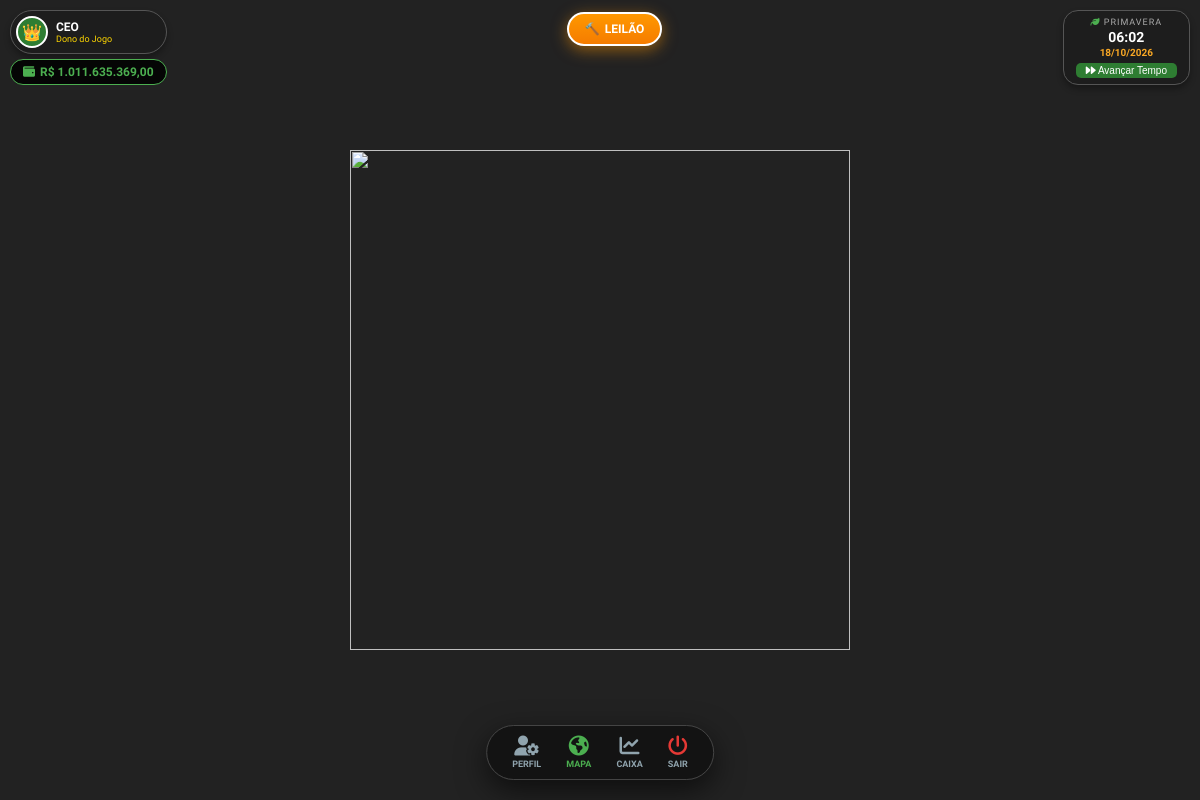
Before: /mapa (signed in) with the older database file.
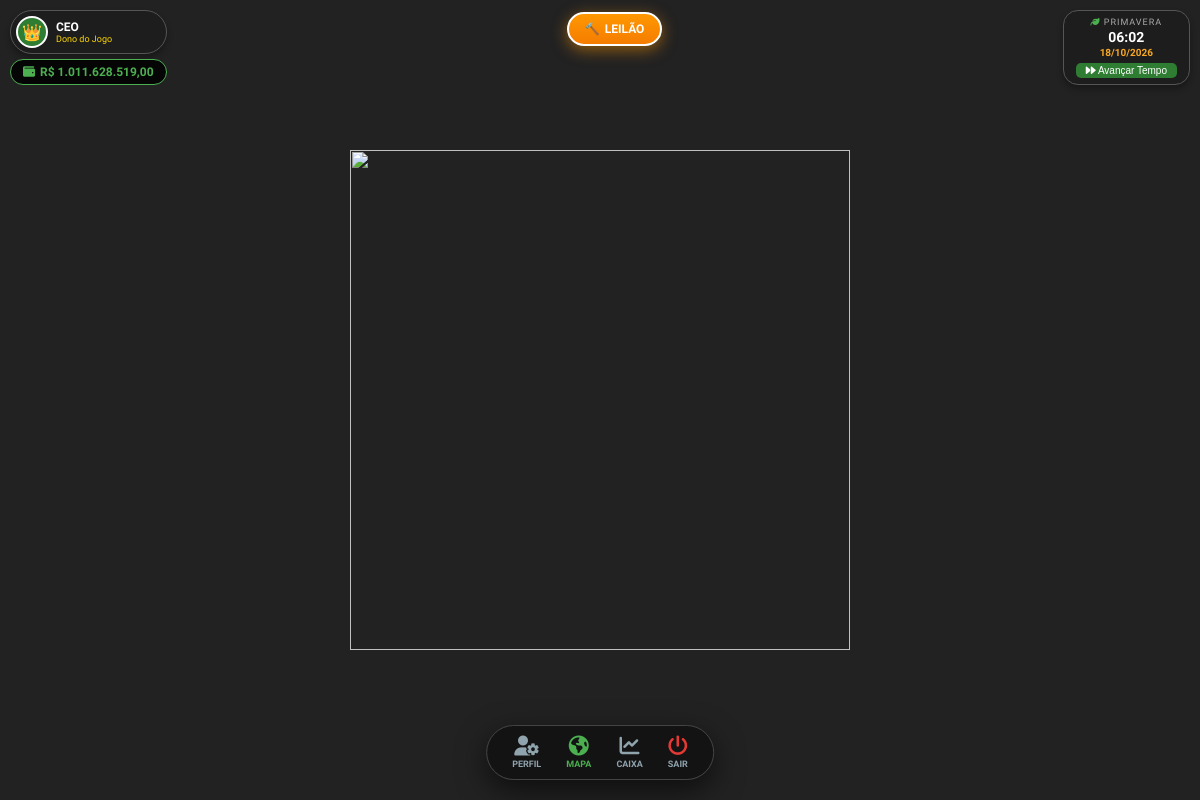
After: the same page with the newer database file.
### database.py (models this page shows)
class Jogador(db.Model):
    __tablename__ = 'jogadores'
    id = db.Column(db.Integer, primary_key=True)
    username = db.Column(db.String(50), unique=True, nullable=False)
    email = db.Column(db.String(120), nullable=True)
    senha_hash = db.Column(db.String(128), nullable=False)
    saldo = db.Column(db.Float, default=1000.0)
    nivel = db.Column(db.Integer, default=1)
    hora = db.Column(db.Integer, default=6)
    dia = db.Column(db.Integer, default=1)
    mes = db.Column(db.Integer, default=1)
    ano = db.Column(db.Integer, default=2026)
    is_admin = db.Column(db.Boolean, default=False)
    ultima_acao = db.Column(db.DateTime, default=datetime.utcnow)
    propriedades = db.relationship('Propriedade', backref='dono', lazy=True)

### app.py (the view)
@app.route('/mapa')
def mapa():
    if 'usuario' not in session:
        return redirect(url_for('login'))
    jogador_atual = Jogador.query.filter_by(username=session['usuario']).first()
    return render_template('mapa.html', jogador=jogador_atual)

### templates/mapa.html (shortened to what this page needs)
<!DOCTYPE html>
<html lang="pt-BR">
<head>
    <link rel="stylesheet" href="https://unpkg.com/leaflet@1.9.4/dist/leaflet.css"/>
    <link rel="stylesheet" href="https://cdnjs.cloudflare.com/ajax/libs/font-awesome/6.4.0/css/all.min.css">
    <link rel="stylesheet" href="{{ url_for('static', filename='css/mapa.css') }}">
</head>
<body>
    <div id="alertas-container" class="alertas-topo">
    </div>
    <div id="map"></div>
    <div class="ui-layer">
        <div class="topo-ui">
            <div class="perfil-box">
                <a href="/perfil" class="perfil-btn">
                    <div class="perfil-icone">{% if jogador.is_admin %}👑{% else %}👤{% endif %}</div>
                    <div class="perfil-textos">
                        <div class="nome-jogador">{{ jogador.username }}</div>
                        <div class="titulo-jogador">{% if jogador.is_admin %}Dono do Jogo{% else %}Fazendeiro Nível {{ jogador.nivel }}{% endif %}</div>
                    </div>
                </a>
                <div class="carteira-box">
                    <i class="fas fa-wallet"></i> R$ {{ "{:,.2f}".format(jogador.saldo).replace(',','v').replace('.',',').replace('v','.') }}
                </div>
            </div>
            <a href="/mercado" class="leilao-btn">
                <span>🔨</span> LEILÃO
            </a>
        <div style="background: rgba(30, 30, 30, 0.95); padding: 6px 12px; border-radius: 15px; text-align: center; color: white; border: 1px solid #555; pointer-events: auto; box-shadow: 0 4px 6px rgba(0,0,0,0.3); min-width: 90px;">
        <div id="estacao-jogo" style="font-size: 9px; color: #aaa; text-transform: uppercase; letter-spacing: 1px; margin-bottom: 2px;">
    </div>
    <div id="relogio-real" style="font-size: 14px; font-weight: 900; color: #fff; margin-bottom: 2px;">
    </div>
    <div id="data-jogo" style="font-weight: bold; font-size: 10px; display: flex; align-items: center; justify-content: center; gap: 5px; color: #f9a825;">
    </div>
    <button onclick="document.getElementById('modal-tempo').style.display='flex'" style="margin-top:5px; background: #2e7d32; color: white; border: none; padding: 2px 10px; border-radius: 5px; font-size: 10px; cursor: pointer;">
        <i class="fas fa-forward"></i> Avançar Tempo
    </button>
</div>
        </div>
        <div class="bottom-dock pointer-events-auto">
            <div class="dock-item" onclick="window.location.href='/perfil'"><i class="fas fa-user-cog"></i><span>Perfil</span></div>
            <div class="dock-item active"><i class="fas fa-globe-americas"></i><span>Mapa</span></div>
            <div class="dock-item" onclick="window.location.href='/financeiro'"><i class="fas fa-chart-line"></i><span>Caixa</span></div>
            <div class="dock-item" onclick="window.location.href='/sair'"><i class="fas fa-power-off" style="color:#e53935"></i><span>Sair</span></div>
        </div>
    </div>
</body>
</html>

Changed rows visible on the page:
changed Jogador "CEO": saldo "1.011.635.369,00" → "1.011.628.519,00"
